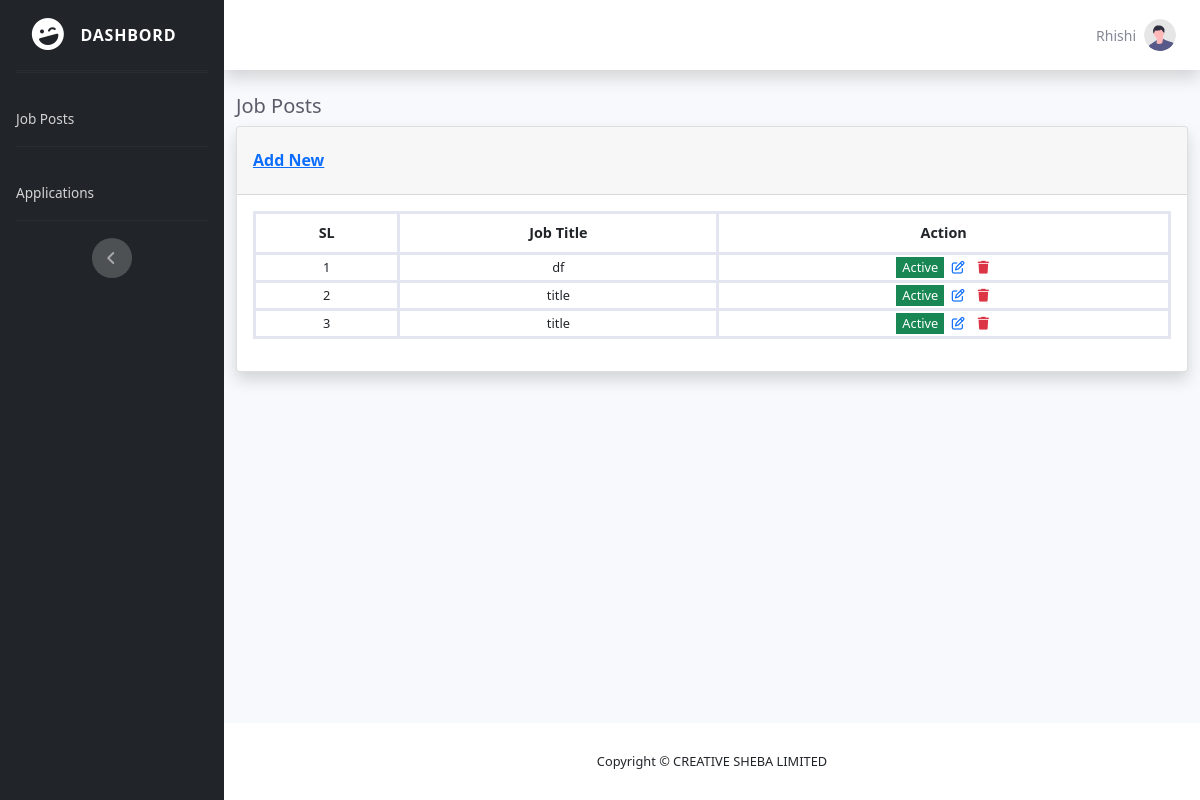
/admin/main.php (signed in), run on an earlier commit of the app's database.
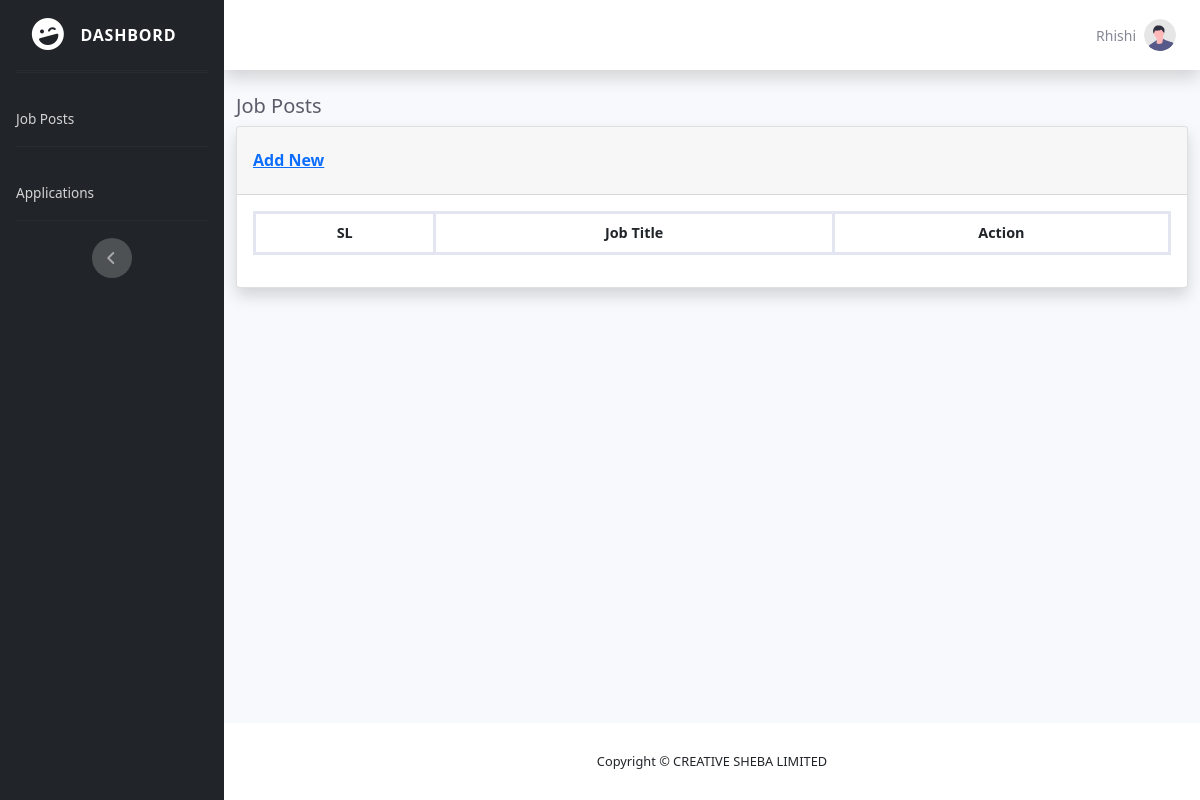
And on a later commit of the database.
### tables this page shows
CREATE TABLE `jobposts` (
  `id` int(11) NOT NULL,
  `post_title` text NOT NULL,
  `company_title` varchar(191) NOT NULL,
  `company_logo` varchar(191) NOT NULL,
  `company_details` text NOT NULL,
  `job_position` varchar(191) NOT NULL,
  `status` tinyint(1) NOT NULL DEFAULT 0
);

### admin/main.php (the view, shortened to what the changed rows need)
<?php
   include 'config.php';
   $sql = "SELECT * FROM `jobposts`";
   $query = mysqli_query($conn, $sql);
?>
<!DOCTYPE html>
<html lang="en">
   <head>
      <link rel="stylesheet" href="https://cdnjs.cloudflare.com/ajax/libs/font-awesome/6.5.1/css/all.min.css">
      <link href="vendor/css/sb-admin-2.css" rel="stylesheet">
      <link href="https://cdn.jsdelivr.net/npm/bootstrap@5.1.3/dist/css/bootstrap.min.css" rel="stylesheet">
   </head>
   <body id="page-top">
      <div id="wrapper">
         <div id="content-wrapper" class="d-flex flex-column">
            <div id="content">
               <div class="container-fluid">
                  <div class="card shadow">
                     <div class="card-body">
                        <div class="table-responsive">
                           <table class="table table-bordered" id="dataTable" width="100%" cellspacing="0">
                              <thead>
                                 <tr>
                                    <th>SL</th>
                                    <th>Job Title</th>
                                    <th colspan="2">Action</th>
                                 </tr>
                              </thead>
                              <tbody>
                                 <?php $increment = 1 ?>
                                 <?php foreach($query as $item){ ?>
                                 <tr>
                                    <td><?= $increment++ ?></td>
                                    <td><?= $item['post_title'] ?></td>
                                    <td>
                                       <form action="" method="POST" class="d-inline-block ms-1">
                                          <button type="submit" name="status" class="<?php echo $item['status'] == '0' ? "bg-success" : "bg-danger" ?> text-white border-0">
                                          <?php echo $item['status'] == '0' ? "Active" : "Deactive" ?>
                                          </button>
                                       </form>
                                       <a href="updatejobpost.php?id=<?= $item['id'] ?>" style="text-decoration: none" class="ms-1">
                                          <i class="fa-regular fa-pen-to-square"></i>
                                       </a>
                                       <form action="" method="POST" class="d-inline-block ms-1" onsubmit="">
                                          <button type="submit" name="delete" class="bg-white border-0">
                                             <i class="fa-solid fa-trash text-danger"></i>
                                          </button>
                                       </form>
                                    </td>
                                 </tr>
                                 <?php } ?>
                              </tbody>
                           </table>
                        </div>
                     </div>
                  </div>
               </div>
            </div>
         </div>
      </div>
   </body>
</html>

What changed in the data, as far as the page shows it:
removed jobposts: post_title "df", status "Active"
removed jobposts: post_title "title", status "Active"
removed jobposts: post_title "title", status "Active"
